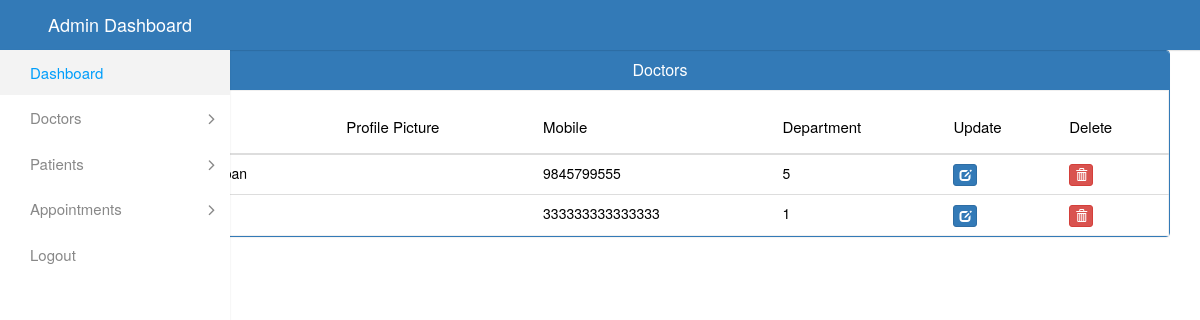
/admin_view_doctors, run on an earlier commit of the app's database.
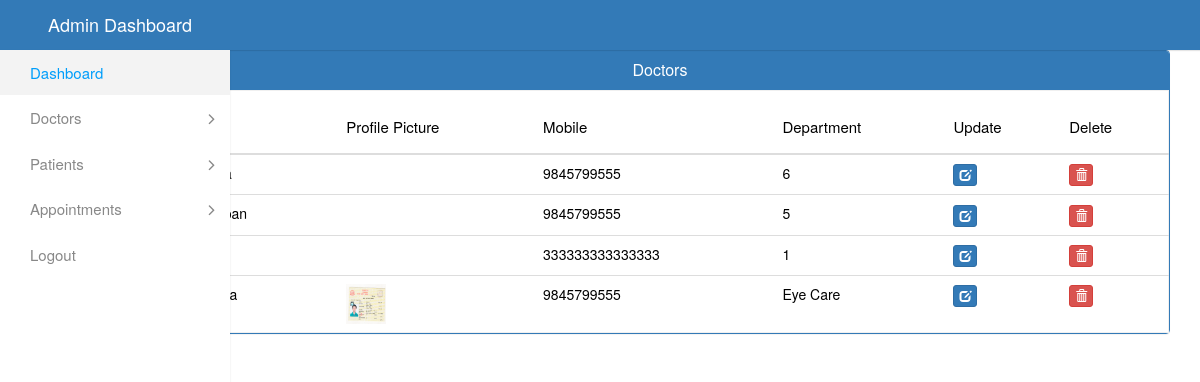
And on a later commit of the database.
### account/models.py (models this page shows, shortened)
class Doctor(models.Model):
    user=models.OneToOneField(User,on_delete=models.CASCADE)
    profile_pic= models.ImageField(upload_to='profilepic/Doctor/',null=True,blank=True)
    contact = models.CharField(max_length=20,null=True)
    gender = models.PositiveSmallIntegerField(
        choices=GENDER_CHOICE, default=3)
    address = models.CharField(max_length=40)
    department= models.CharField(max_length=50,choices=DEPARTMENT,default='Cardiologist')
    status=models.BooleanField(default=False)
    @property
    def get_name(self):
        return self.user.first_name+" "+self.user.last_name

### account/views.py (the view)
# urls.py: path('admin_view_doctors', views.admin_view_doctors,name="admin_view_doctors"),
def admin_view_doctors(request):
    doctors=models.Doctor.objects.all().filter(status=True)
    return render(request,'admin_view_doctors.html',{'doctors':doctors})

### templates/admin_view_doctors.html (shortened to what this page needs)
{% extends 'admin_base.html' %}
{% load static %}
{% block content %}
		<div class="container">
			<div class="panel panel-primary">
				<div class="panel-heading" style="text-align:center;">
				<h6 class="panel-title">Doctors</h6>
			  </div>
			  <table class="table table-hover" id="dev-table">
				<thead>
					<tr>
						<th><h1 style="font-size:15px;">Name</h1></th>
						<th><h1 style="font-size:15px;">Profile Picture</h1></th>
						<th><h1 style="font-size:15px;">Mobile</h1></th>
						<th><h1 style="font-size:15px;">Department</h1></th>
						<th><h1 style="font-size:15px;">Update</h1></th>
						<th><h1 style="font-size:15px;">Delete</h1></th>
					</tr>
				</thead>
				{% for d in doctors %}
				<tr>
				  <td> {{d.get_name}}</td>
				  <td>
					{% if d.profile_pic %}
					<img src="{% static d.profile_pic.url %}" alt="Profile Pic" height="40px" width="40px" />
					{% endif %}
					</td>
				  <td>{{d.contact}}</td>
				  <td>{{d.department}}</td>
				  <td><a class="btn btn-primary btn-xs" href=""><span class="glyphicon glyphicon-edit"></span></a></td>
				  <td><a class="btn btn-danger btn-xs" href=""><span class="glyphicon glyphicon-trash"></span></a></td>
				</tr>
				{% endfor %}
			  </table>
			</div>
		  </div>
{% endblock content %}

### templates/admin_base.html (shortened to what this page needs)
<!DOCTYPE html>
{% load static %}
<html lang="en">
<head>
    <link href="http://cdnjs.cloudflare.com/ajax/libs/font-awesome/4.3.0/css/font-awesome.css" rel="stylesheet"  type='text/css'>
    <link rel="stylesheet" type="text/css" href="{% static 'css/bootstrap.min.css' %}">
    <link rel="stylesheet" type="text/css" href="{% static 'css/font-awesome.min.css' %}">
    <link rel="stylesheet" type="text/css" href="{% static 'css/style.css' %}">
    <link rel="stylesheet" href="https://maxcdn.bootstrapcdn.com/bootstrap/3.3.7/css/bootstrap.min.css">
</head>
<body>
    <div class="main-wrapper">
        <div class="header">
			<div class="header-left">
				<a href="{% url 'admin_dashboard' %}" class="logo">
					<span>Admin Dashboard</span>
				</a>
			</div>
        </div>
        <div class="sidebar" id="sidebar">
            <div class="sidebar-inner slimscroll">
                <div id="sidebar-menu" class="sidebar-menu">
                    <ul>
                        <li class="active">
                            <a href="{% url 'admin_dashboard' %}"><span>Dashboard</span></a>
                        </li>
                            <li class="submenu">
								<a href="#"><span> Doctors </span> <span class="menu-arrow"></span></a>
							</li>
							<li class="submenu">
									<a href=""><span>Patients</span> <span class="menu-arrow"></span></a>
								</li>
						<li class="submenu">
								<a href="#"><span>Appointments</span> <span class="menu-arrow"></span></a>
							</li>
                        <li>
                            <a href="{% url 'logout' %}"><span>Logout</span></a>
                        </li>
                    </ul>
                </div>
            </div>
        </div>
    </div>
    {% block content%}
    {% endblock content%}
</body>
</html>

### templates/admin_base.html (style rules this page uses)
.active { background-color: green; color: white; }

What changed in the data, as far as the page shows it:
now on this page (row edited): Doctor: contact "9845799555", department "6"
added Doctor: profile_pic (picture), contact "9845799555", department "Eye Care"
